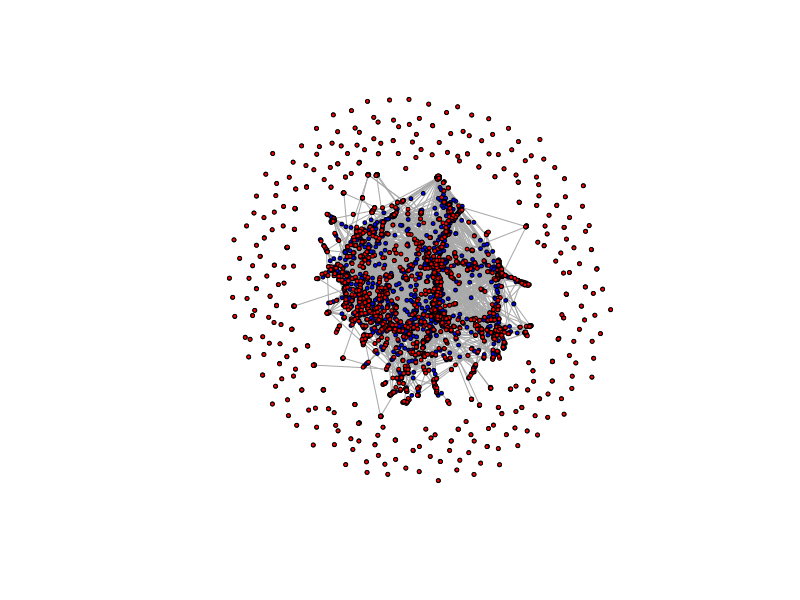
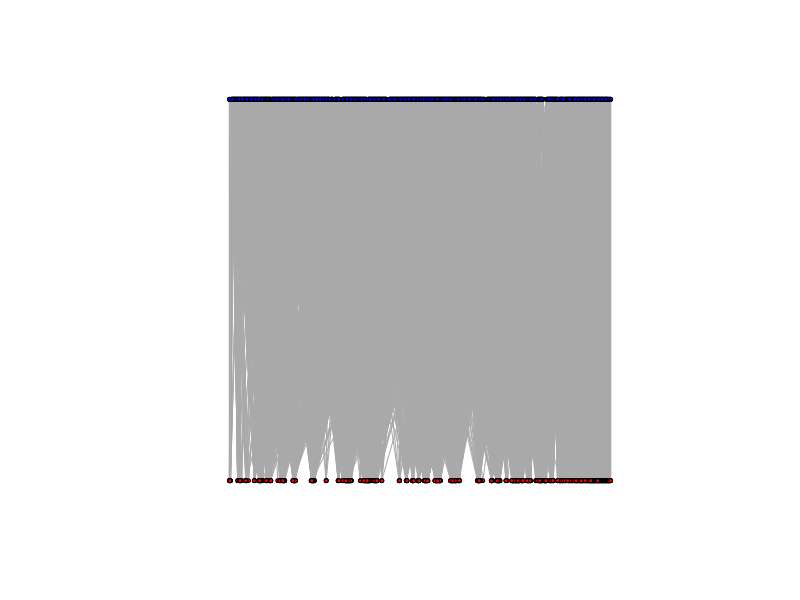
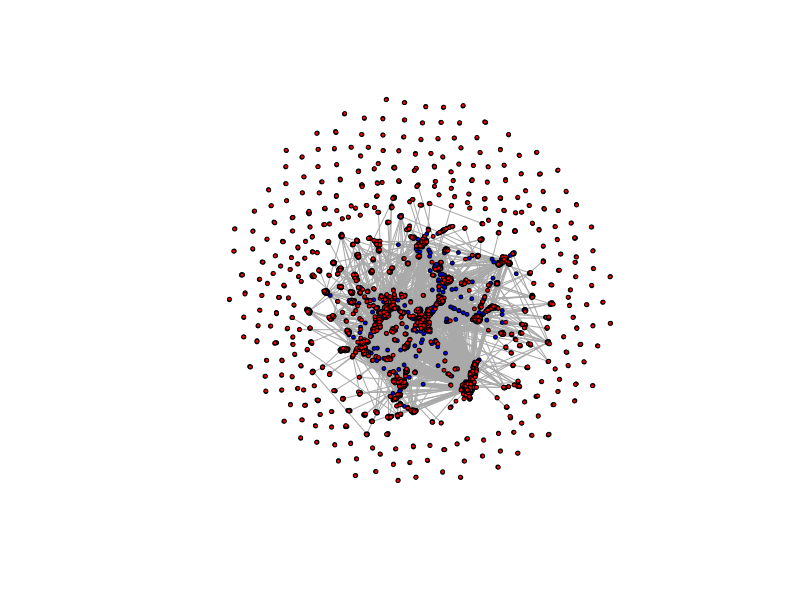
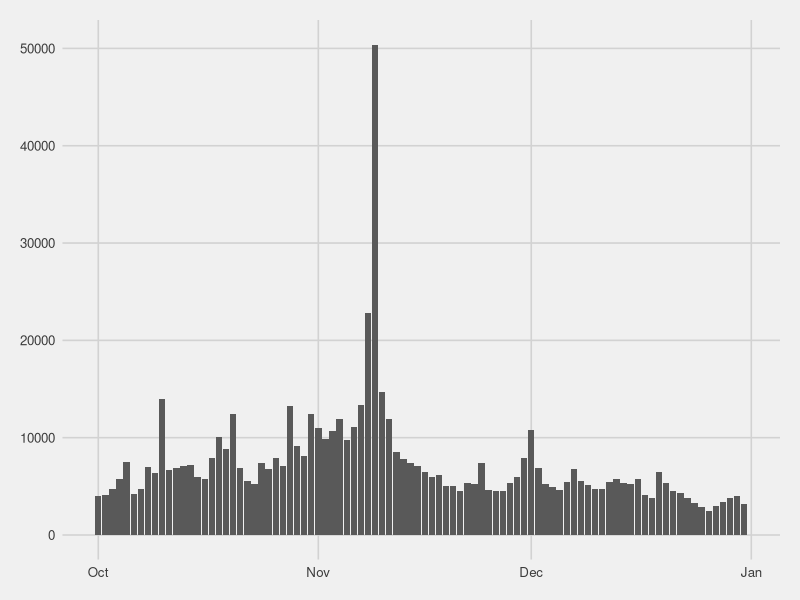
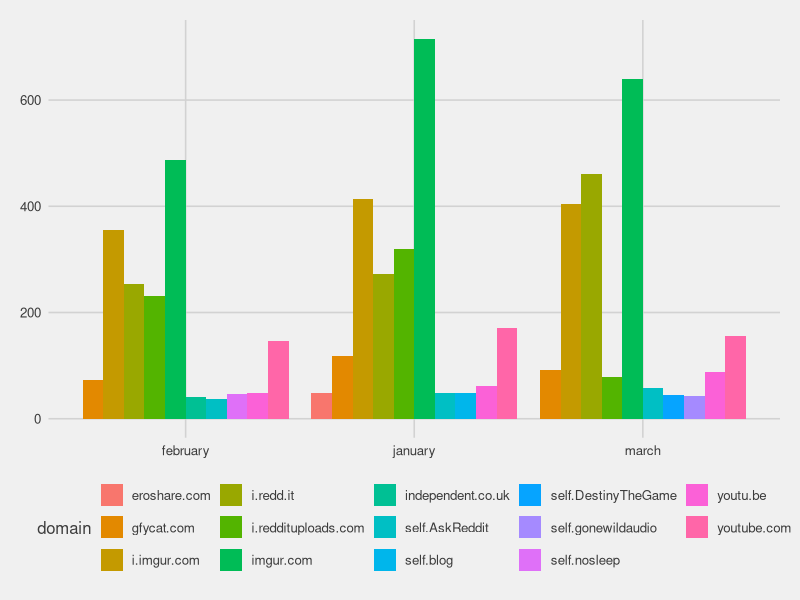

The R script that drew these images, in order:



library(igraph)
library(tidyverse)
library(scales)
library(ggplot2)

library(ggthemes)
theme_set(theme_fivethirtyeight())


data <- read_csv("top_t_d_2000_500_2.csv")


grph <- graph_from_data_frame(data, directed = F)

V(grph)[data$subreddit]$color <- "red"
V(grph)[data$author]$color <- "blue"
plot(grph,vertex.label=NA, vertex.size= 2)


V(grph)$type <- TRUE
V(grph)[data$author]$type <- FALSE
E(grph)$weight <- scale(data$total_score,center=FALSE)
plot( grph, layout=layout_as_bipartite, vertex.label=NA, vertex.size=2 )

bgrph <- bipartite.projection(grph)
plot( grph, layout=layout.auto, vertex.label=NA, vertex.size=2 )


day_data <- read_csv("t_d_n_posts_oct_nov_dec.csv")


day_data %>% ggplot(aes(day_of_month, n_posts)) + geom_col()


n_gilds <- read_csv("n_gilds_jan_feb_mar.csv")


n_gilds %>% ggplot(aes(month,n_gilds)) + 
  geom_bar(aes(fill=domain), position = "dodge", stat="identity")





